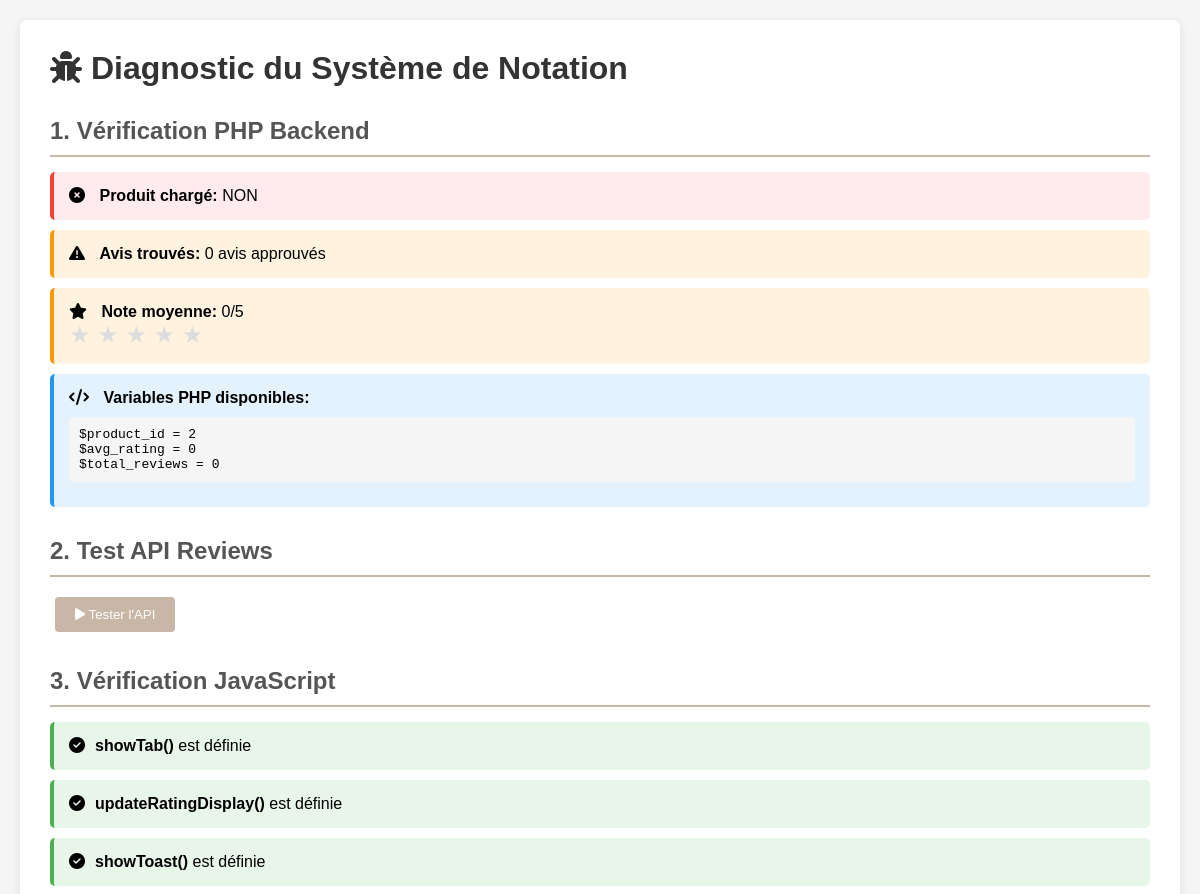
The app's page /diagnose_rating.php (upper part), older data.
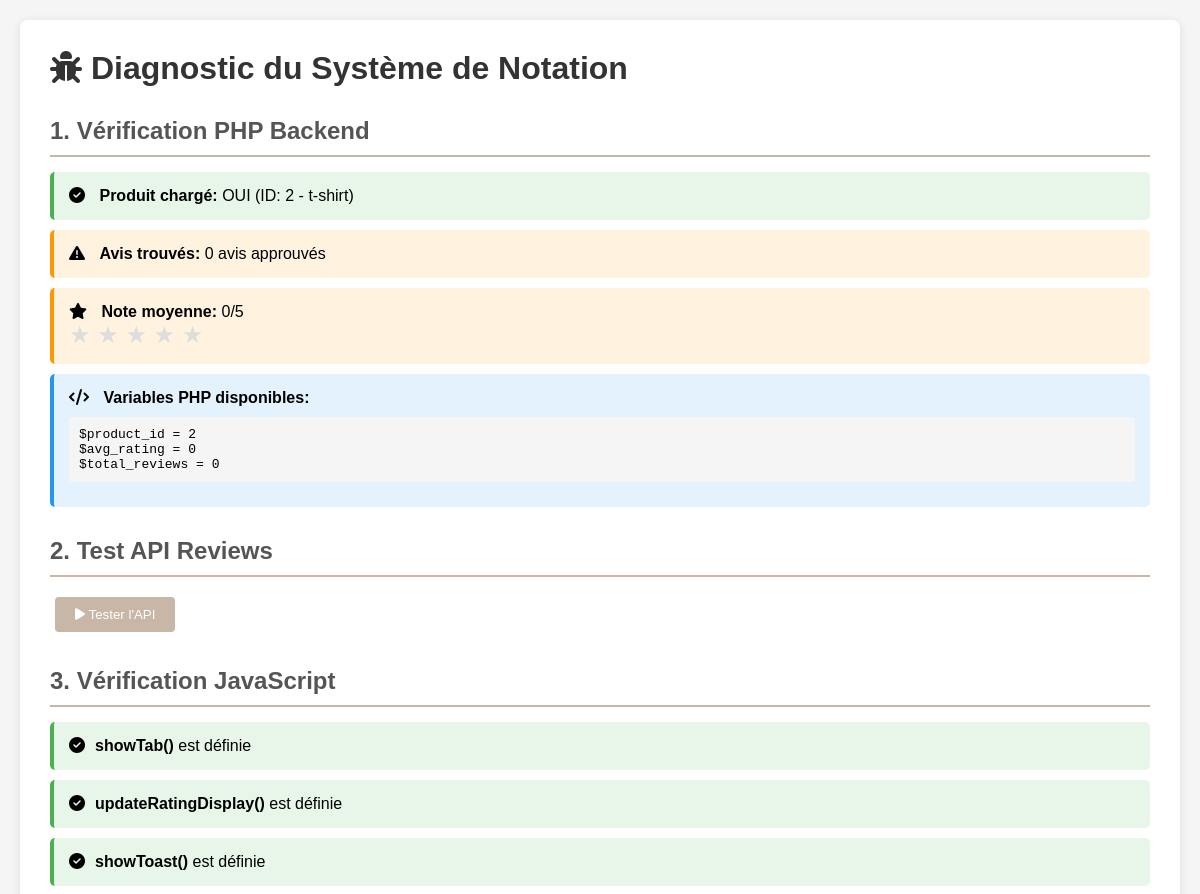
The same page, newer data.
### tables this page shows
CREATE TABLE `products` (
  `product_id` int(11) NOT NULL,
  `name` varchar(200) NOT NULL,
  `slug` varchar(200) NOT NULL,
  `description` text DEFAULT NULL,
  `short_description` varchar(500) DEFAULT NULL,
  `price` decimal(10,2) NOT NULL,
  `compare_price` decimal(10,2) DEFAULT NULL,
  `cost_price` decimal(10,2) DEFAULT NULL,
  `sku` varchar(100) DEFAULT NULL,
  `stock_quantity` int(11) NOT NULL DEFAULT 0,
  `min_stock_level` int(11) DEFAULT 5,
  `category_id` int(11) NOT NULL,
  `image_url` varchar(255) NOT NULL,
  `additional_images` longtext DEFAULT NULL CHECK (json_valid(`additional_images`)),
  `is_featured` tinyint(1) DEFAULT 0,
  `is_active` tinyint(1) DEFAULT 1,
  `weight` decimal(8,2) DEFAULT NULL,
  `dimensions` varchar(100) DEFAULT NULL,
  `tags` varchar(500) DEFAULT NULL,
  `meta_title` varchar(200) DEFAULT NULL,
  `meta_description` varchar(300) DEFAULT NULL,
  `view_count` int(11) DEFAULT 0,
  `created_at` timestamp NOT NULL DEFAULT current_timestamp(),
  `updated_at` timestamp NOT NULL DEFAULT current_timestamp() ON UPDATE current_timestamp()
);

### diagnose_rating.php (the view, shortened to what this page needs)
<?php
include 'config/database.php';
$product_id = 2;
$query = "SELECT p.*, c.name as category_name, c.slug as category_slug
            FROM products p
            LEFT JOIN categories c ON p.category_id = c.category_id
            WHERE p.product_id = $product_id AND p.is_active = 1";
$result = mysqli_query($cnx, $query);
$product = mysqli_fetch_assoc($result);
$avg_rating_query = "SELECT AVG(rating) as avg_rating, COUNT(*) as total_reviews
                     FROM reviews
                     WHERE product_id = $product_id AND is_approved = 1";
$avg_result = mysqli_query($cnx, $avg_rating_query);
$rating_data = mysqli_fetch_assoc($avg_result);
$avg_rating = $rating_data['avg_rating'] ? round($rating_data['avg_rating'], 1) : 0;
$total_reviews = $rating_data['total_reviews'] ?? 0;
?>
<!DOCTYPE html>
<html lang="fr">
<head>
    <link rel="stylesheet" href="https://cdnjs.cloudflare.com/ajax/libs/font-awesome/6.4.0/css/all.min.css">
</head>
<body>
    <div class="container">
        <h1><i class="fas fa-bug"></i> Diagnostic du Système de Notation</h1>
        <h2>1. Vérification PHP Backend</h2>
        <div class="test-item <?php echo $product ? 'pass' : 'fail'; ?>">
            <i class="icon fas fa-<?php echo $product ? 'check-circle' : 'times-circle'; ?>"></i>
            <strong>Produit chargé:</strong>
            <?php echo $product ? "OUI (ID: $product_id - {$product['name']})" : "NON"; ?>
        </div>
        <div class="test-item <?php echo $total_reviews > 0 ? 'pass' : 'warn'; ?>">
            <i class="icon fas fa-<?php echo $total_reviews > 0 ? 'check-circle' : 'exclamation-triangle'; ?>"></i>
            <strong>Avis trouvés:</strong> <?php echo $total_reviews; ?> avis approuvés
        </div>
        <div class="test-item <?php echo $avg_rating > 0 ? 'pass' : 'warn'; ?>">
            <i class="icon fas fa-star"></i>
            <strong>Note moyenne:</strong> <?php echo $avg_rating; ?>/5
            <div class="stars">
                <?php for ($i = 1; $i <= 5; $i++): ?>
                    <span style="color: <?php echo $i <= $avg_rating ? '#ffc107' : '#ddd'; ?>">★</span>
                <?php endfor; ?>
            </div>
        </div>
        <div class="test-item info">
            <i class="icon fas fa-code"></i>
            <strong>Variables PHP disponibles:</strong>
            <div class="code">
                $product_id = <?php echo $product_id; ?><br>
                $avg_rating = <?php echo $avg_rating; ?><br>
                $total_reviews = <?php echo $total_reviews; ?>
            </div>
        </div>
        <h2>2. Test API Reviews</h2>
        <button onclick="testAPI()"><i class="fas fa-play"></i> Tester l'API</button>
        <h2>3. Vérification JavaScript</h2>
        <div id="js-tests"></div>
    </div>
</body>
</html>

Row changes from the older to the newer data that the page shows:
added products: name "t-shirt"
Text that changed along with them:
$product_id: (not shown) → "2"
text no longer shown: "NON"
text now shown: "OUI (ID: - )"
